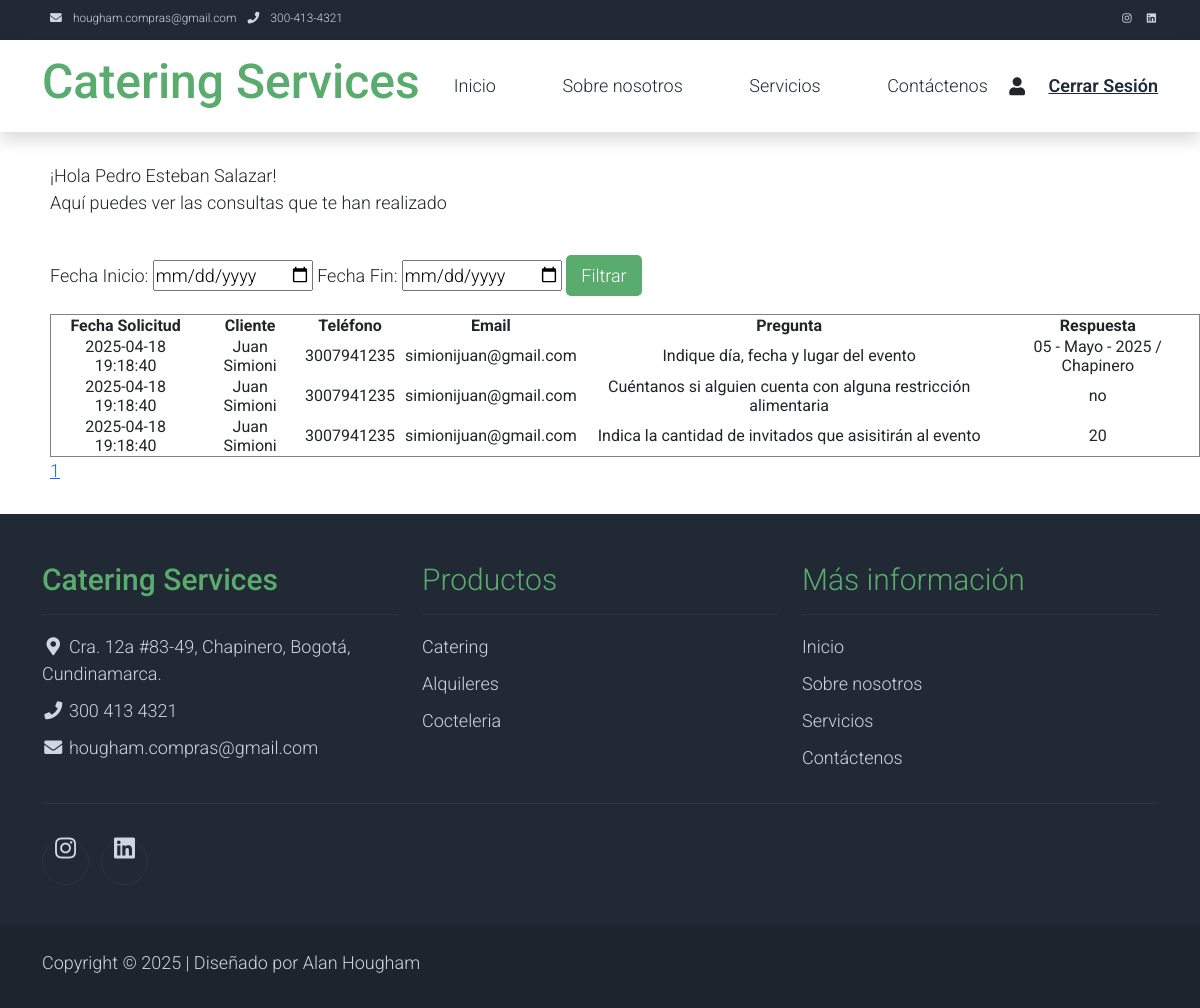
Page /submissionviewer.php (signed in) on the committed database.
### tables this page shows
CREATE TABLE IF NOT EXISTS `historial_formularios` (
  `Id_HistoriaFormulario` int NOT NULL AUTO_INCREMENT,
  `Id_Formulario` int NOT NULL,
  `Id_Usuario` int NOT NULL,
  `Fecha_Formulario` timestamp NULL DEFAULT CURRENT_TIMESTAMP,
  PRIMARY KEY (`Id_HistoriaFormulario`),
  KEY `Id_Formulario` (`Id_Formulario`),
  KEY `Id_Usuario` (`Id_Usuario`)
);

CREATE TABLE IF NOT EXISTS `usuarios` (
  `Id_Usuario` int NOT NULL AUTO_INCREMENT,
  `Id_TipoUsuario` int NOT NULL,
  `Email` varchar(50) NOT NULL,
  `PasswordHash` varchar(255) NOT NULL,
  `Nombre` varchar(100) NOT NULL,
  `Telefono` varchar(15) DEFAULT NULL,
  `Direccion` varchar(255) DEFAULT NULL,
  `Fecha_Creacion` timestamp NULL DEFAULT CURRENT_TIMESTAMP,
  `Cb_UsuarioActivo` tinyint(1) NOT NULL DEFAULT '1',
  PRIMARY KEY (`Id_Usuario`),
  UNIQUE KEY `Email` (`Email`),
  KEY `Id_TipoUsuario` (`Id_TipoUsuario`)
);

CREATE TABLE IF NOT EXISTS `respuestas_formularios` (
  `Id_Respuesta` int NOT NULL AUTO_INCREMENT,
  `Id_HistoriaFormulario` int NOT NULL,
  `Desc_Pregunta` text,
  `Desc_Respuesta` text,
  PRIMARY KEY (`Id_Respuesta`),
  KEY `Id_HistoriaFormulario` (`Id_HistoriaFormulario`)
);

### submissionviewer.php (the view, shortened to what this page needs)
<?php
include 'header.php';
if (!isset($_COOKIE['user_data'])) {
    echo "No tienes acceso para ver esta página.";
    exit;
} else {
    $deserializedData = unserialize($_COOKIE['user_data']);
    $user_name = $deserializedData['nombre'];
    $user_id = $deserializedData['user'];
}
$servername = "localhost";
$username = "root";
$password = "";
$dbname = "cateringdb";
$conn = new mysqli($servername, $username, $password, $dbname);
if (isset($_COOKIE["user_data"])) {
    echo '<div class="main-container">';
    $currentUserId = $user_id;
    $sql = "SELECT Id_TipoUsuario, Fecha_Creacion   FROM Usuarios WHERE Id_Usuario = $currentUserId ";
    $result = $conn->query($sql);
    $row = $result->fetch_assoc();
	$Id_TipoUsuario = $row['Id_TipoUsuario'];
	$Fecha_Creacion = $row['Fecha_Creacion'];
    $page = isset($_GET['page']) ? (int) $_GET['page'] : 1;
    $recordsPerPage = 8;
    $offset = ($page - 1) * $recordsPerPage;
    switch ($Id_TipoUsuario) {
        case 3: case 4: case 5:
            echo "
            ¡Hola $user_name!<br> Aquí puedes ver las consultas que te han realizado  <br><br>
			";
			$fechaInicio = isset($_GET['fecha_inicio']) ? $_GET['fecha_inicio'] : '';
			$fechaFin = isset($_GET['fecha_fin']) ? $_GET['fecha_fin'] : '';
				echo "<form method='GET'>
						<label for='fecha_inicio'>Fecha Inicio:</label>
						<input type='date' id='fecha_inicio' name='fecha_inicio' value='$fechaInicio'>
						<label for='fecha_fin'>Fecha Fin:</label>
						<input type='date' id='fecha_fin' name='fecha_fin' value='$fechaFin'>
						<input type='submit' class='add-send-btn' value='Filtrar'>
					  </form>";
			$filtroFecha = "";
				$sql = "SELECT Id_Formulario FROM Formularios WHERE Id_TipoUsuario = $Id_TipoUsuario ";
				$result = $conn->query($sql);
				$row = $result->fetch_assoc();
				$Id_Formulario = $row['Id_Formulario'];
            $sql = "SELECT HF.Fecha_Formulario,
						   US.Nombre,
						   US.Telefono,
						   US.Email,
						   RF.Desc_Pregunta,
						   RF.Desc_Respuesta
						FROM Historial_Formularios HF
							JOIN Respuestas_Formularios RF
								ON HF.Id_HistoriaFormulario = RF.Id_HistoriaFormulario
							JOIN Preguntas_Formularios PF
								ON PF.Desc_Pregunta=RF.Desc_Pregunta
							JOIN Usuarios US
							    ON US.Id_Usuario=HF.Id_Usuario
						WHERE HF.Id_Formulario = $Id_Formulario and PF.Id_Usuario=$currentUserId
						$filtroFecha
                    LIMIT $recordsPerPage OFFSET $offset";
            $result = $conn->query($sql);
            if ($result->num_rows > 0) {
                echo '<table border="1">';
                echo '<tr>
						<th>Fecha Solicitud</th>
						<th>Cliente</th>
						<th>Teléfono</th>
						<th>Email</th>
						<th>Pregunta</th>
						<th>Respuesta</th>
					 </tr>';
                while ($row = $result->fetch_assoc()) {
                    echo '<tr>';
                    echo '<td>' . $row['Fecha_Formulario'] . '</td>';
                    echo '<td>' . $row['Nombre'] . '</td>';
                    echo '<td>' . $row['Telefono'] . '</td>';
                    echo '<td>' . $row['Email'] . '</td>';
                    echo '<td>' . $row['Desc_Pregunta'] . '</td>';
                    echo '<td>' . $row['Desc_Respuesta'] . '</td>';
                    echo '</tr>';
                }
                echo '</table>';
                $resultTotal = $conn->query("SELECT COUNT(*) AS total
												FROM Historial_Formularios HF
													JOIN Respuestas_Formularios RF
														ON HF.Id_HistoriaFormulario = RF.Id_HistoriaFormulario
													JOIN Usuarios US
														ON US.Id_Usuario=HF.Id_Usuario
												WHERE HF.Id_Formulario = $Id_Formulario
												and HF.Fecha_Formulario >= '$Fecha_Creacion'
												$filtroFecha" );
                $totalRows = $resultTotal->fetch_assoc()['total'];
                $totalPages = ceil($totalRows / $recordsPerPage);
                for ($i = 1; $i <= $totalPages; $i++) {
                    echo '<a href="?userid=' . $currentUserId . '&page=' . $i . '">' . $i . '</a> ';
                }
            } else {
                echo "No se han encontrado solicitudes de servicios";
            }
            break;
    }
}
echo "</div>";
include 'footer.php';
?>

### header.php (shortened to what this page needs)
<head>
    <link rel="stylesheet" href="./css/bootstrap.min.css">
    <link rel="stylesheet" href="./css/cateringservices_styles.css">
    <link rel="stylesheet" href="./css/fontawesome.min.css">
</head>
<nav class="navbar navbar-expand-lg bg-dark navbar-light d-none d-lg-block" id="caterinng_nav_top">
    <div class="container text-light">
        <div class="w-100 d-flex justify-content-between">
            <div>
                <i class="fa fa-envelope mx-2"></i>
                <a class="navbar-sm-brand text-light text-decoration-none"
                    href="mailto:info@company.com">hougham.compras@gmail.com</a>
                <i class="fa fa-phone mx-2"></i>
                <a class="navbar-sm-brand text-light text-decoration-none" href="tel:010-020-0340">300-413-4321</a>
            </div>
            <div>
                <a class="text-light" href="https://www.instagram.com/" target="_blank"><i
                        class="fab fa-instagram fa-sm fa-fw me-2"></i></a>
                <a class="text-light" href="https://www.linkedin.com/" target="_blank"><i
                        class="fab fa-linkedin fa-sm fa-fw"></i></a>
            </div>
        </div>
    </div>
</nav>
<nav class="navbar navbar-expand-lg navbar-light shadow">
    <div class="container d-flex justify-content-between align-items-center">
        <a class="navbar-brand text-success logo h1 align-self-center" href="index.html">
            Catering Services
        </a>
        <div class="align-self-center collapse navbar-collapse flex-fill  d-lg-flex justify-content-lg-between"
            id="menu_nav_principal">
            <div class="flex-fill">
                <ul class="nav navbar-nav d-flex justify-content-between mx-lg-auto">
                    <li class="nav-item">
                        <a class="nav-link" href="index.php">Inicio</a>
                    </li>
                    <li class="nav-item">
                        <a class="nav-link" href="about.php">Sobre nosotros</a>
                    </li>
                    <li class="nav-item">
                        <a class="nav-link" href="shop.php">Servicios</a>
                    </li>
                    <li class="nav-item">
                        <a class="nav-link" href="contact.php">Contáctenos</a>
                    </li>
                </ul>
            </div>
            <div class="navbar align-self-center d-flex">
                <a class="nav-icon position-relative text-decoration-none" href="<?php
                if (isset($_COOKIE['user_data'])) {
                    echo "submissionviewer.php";
                } else
                    echo "login.php";
                ?>">
                    <i class="fa fa-fw fa-user text-dark mr-3"></i>
                </a>
                <?php
                if (isset($_COOKIE['user_data'])) {
                    echo '<a href="logout.php" id="logout-button"> <span>Cerrar Sesión</span> </a>';
                }
                ?>
            </div>
        </div>
    </div>
</nav>

### footer.php (shortened to what this page needs)
<footer class="bg-dark" id="catering_footer">
       <div class="container">
           <div class="row">
               <div class="col-md-4 pt-5">
                   <h2 class="h2 text-success border-bottom pb-3 border-light logo">Catering Services</h2>
                   <ul class="list-unstyled text-light footer-link-list">
                       <li>
                           <i class="fas fa-map-marker-alt fa-fw"></i>
                           Cra. 12a #83-49, Chapinero, Bogotá, Cundinamarca.
                       </li>
                       <li>
                           <i class="fa fa-phone fa-fw"></i>
                           <a class="text-decoration-none text-light" href="tel:010-020-0340">300 413 4321</a>
                       </li>
                       <li>
                           <i class="fa fa-envelope fa-fw"></i>
                           <a class="text-decoration-none text-light" href="mailto:info@company.com">hougham.compras@gmail.com</a>
                       </li>
                   </ul>
               </div>
               <div class="col-md-4 pt-5">
                   <h2 class="h2 text-success border-bottom pb-3 border-light">Productos</h2>
                   <ul class="list-unstyled text-light footer-link-list">
                       <li><a class="text-decoration-none text-light" href="shop.php">Catering</a></li>
                       <li><a class="text-decoration-none text-light" href="shop.php">Alquileres</a></li>
                       <li><a class="text-decoration-none text-light" href="shop.php">Cocteleria</a></li>
                   </ul>
               </div>
               <div class="col-md-4 pt-5">
                   <h2 class="h2 text-success border-bottom pb-3 border-light">Más información</h2>
                   <ul class="list-unstyled text-light footer-link-list">
                       <li><a class="text-decoration-none text-light" href="index.php">Inicio</a></li>
                       <li><a class="text-decoration-none text-light" href="about.php">Sobre nosotros</a></li>
                       <li><a class="text-decoration-none text-light" href="shop.php">Servicios</a></li>
                       <li><a class="text-decoration-none text-light" href="contact.php">Contáctenos</a></li>
                   </ul>
               </div>
           </div>
           <div class="row text-light mb-4">
               <div class="col-12 mb-3">
                   <div class="w-100 my-3 border-top border-light"></div>
               </div>
               <div class="col-auto me-auto">
                   <ul class="list-inline text-left footer-icons">
                       <li class="list-inline-item border border-light rounded-circle text-center">
                           <a class="text-light text-decoration-none" target="_blank"
                               href="https://www.instagram.com/"><i class="fab fa-instagram fa-lg fa-fw"></i></a>
                       </li>
                       <li class="list-inline-item border border-light rounded-circle text-center">
                           <a class="text-light text-decoration-none" target="_blank"
                               href="https://www.linkedin.com/"><i class="fab fa-linkedin fa-lg fa-fw"></i></a>
                       </li>
                   </ul>
               </div>
           </div>
       </div>
       <div class="w-100 bg-black py-3">
           <div class="container">
               <div class="row pt-2">
                   <div class="col-12">
                       <p class="text-left text-light">
                           Copyright &copy; 2025
                           | Diseñado por Alan Hougham
                   </div>
               </div>
           </div>
       </div>
   </footer>

### css/cateringservices_styles.css (style rules this page uses)
body, ul, li, p, a, label, input, div { font-family: 'Roboto', sans-serif; font-size: 18px !important; font-weight: 300 !important; }
.h1 { font-family: 'Roboto', sans-serif; font-size: 48px !important; font-weight: 200 !important; }
.h2 { font-family: 'Roboto', sans-serif; font-size: 30px !important; font-weight: 300; }
.logo { font-weight: 500 !important; }
.text-success { color: #59ab6e !important; }
.text-light { color: #cfd6e1 !important; }
.bg-dark { background-color: #212934 !important; }
.bg-black { background-color: #1d242d !important; }
#caterinng_nav_top { min-height: 40px; }
#caterinng_nav_top * { font-size: .9em !important; }
#menu_nav_principal a { color: #212934; }
#menu_nav_principal .navbar .nav-icon { margin-right: 20px; }
#catering_footer a { color: #dcdde1; }
#catering_footer ul.footer-link-list li { padding-top: 10px; }
#catering_footer ul.footer-icons li { width: 2.6em; height: 2.6em; line-height: 2.6em; }
#catering_footer .border-light { border-color: #2d343f !important; }
@media (min-width: 768px) { #menu_nav_principal .navbar-nav { max-width: 450px; } }
@media (min-width: 992px) { #menu_nav_principal .navbar-nav { max-width: 550px; } }
.main-container { padding-left: 50px; padding-top: 30px; padding-bottom: 30px; background-color: white; }
table { text-align: center; }
th { padding-left: 15px; padding-right: 15px; }
td { padding-left: 5px; padding-right: 5px; }
#logout-button { font-weight: 600 !important; }
.add-send-btn { display: inline-block; margin-top: 12px; background-color: #59ab6e !important; ; color: white !important; font-family: Roboto, sans-serif; font-size: 18px !important; padding-top: 7px; padding-bottom: 7px; padding-left: 15px; padding-right: 15px; border-radius: 5px; border: none; cursor: pointer; text-decoration: none; text-align: center; }

### rows in the picture
historial_formularios: Fecha_Formulario "2025-04-18 19:18:40", Id_Usuario.Nombre "Juan Simioni", Id_Usuario.Telefono "3007941235", Id_Usuario.Email "simionijuan@gmail.com", respuestas_formularios.Desc_Pregunta "Indique día, fecha y lugar del evento", respuestas_formularios.Desc_Respuesta "05 - Mayo - 2025 / Chapinero", respuestas_formularios.Desc_Pregunta "Cuéntanos si alguien cuenta con alguna restricción alimentaria", respuestas_formularios.Desc_Respuesta "no", respuestas_formularios.Desc_Pregunta "Indica la cantidad de invitados que asisitirán al evento", respuestas_formularios.Desc_Respuesta "20"

### other values in the picture
$user_name "Pedro Esteban Salazar"
